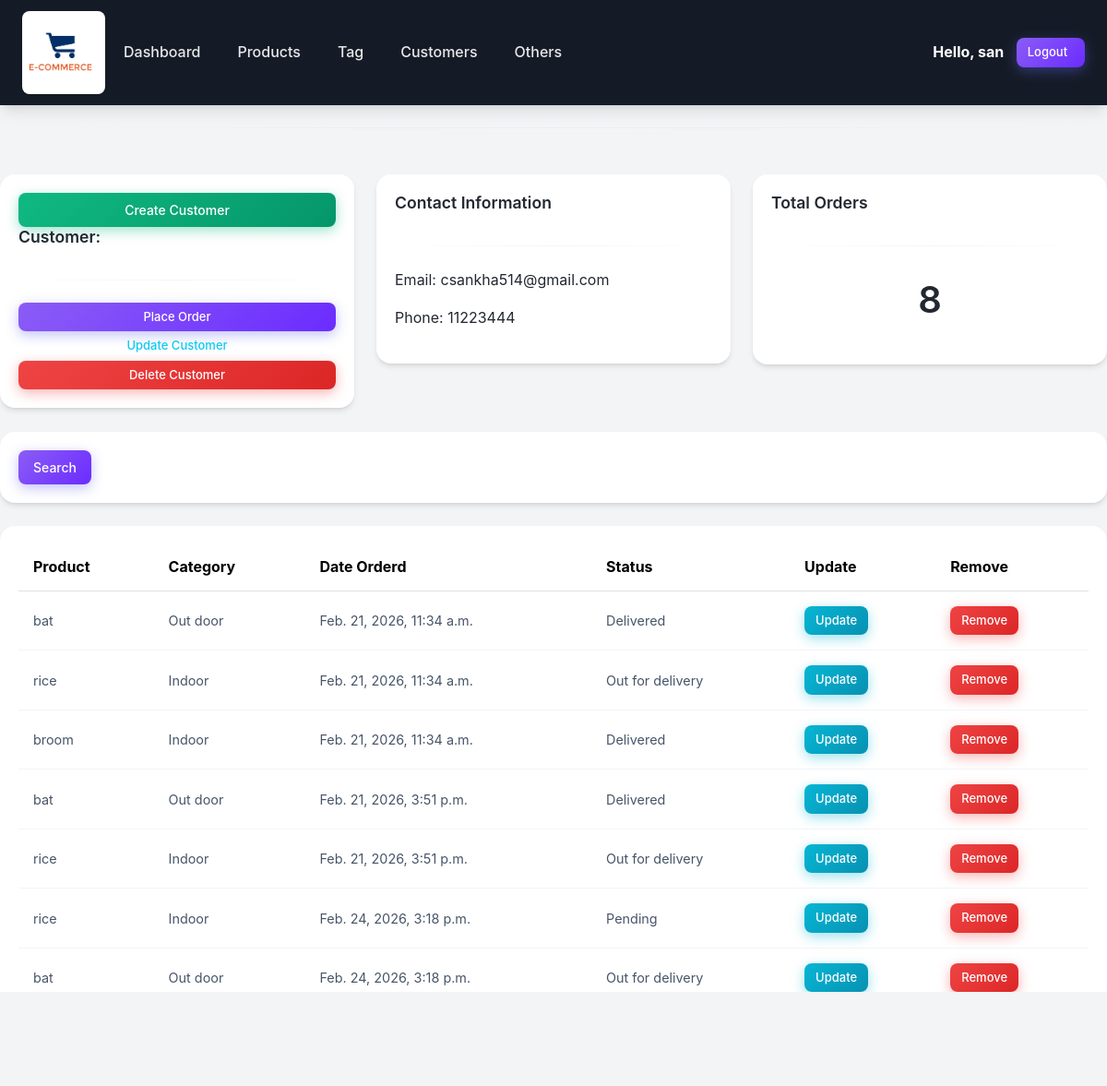
The page /customer/2/ (signed in) on the database its author committed.
### acc/models.py (models this page shows, shortened)
class Customer(models.Model):
    name=models.CharField(max_length=200,null=True)
    phone=models.CharField(max_length=200,null=True)
    email=models.CharField(max_length=200,null=True)
    date_created=models.DateTimeField(auto_now_add=True)

class Order(models.Model):
    STATUS = (
        ('Pending','Pending'),
        ('Out for delivery','Out for delivery'),
        ('Delivered','Delivered'),
    )
    customer=models.ForeignKey(Customer,null=True,on_delete=models.CASCADE)
    product=models.ForeignKey(Product,null=True,on_delete=models.CASCADE)
    date_created=models.DateTimeField(auto_now_add=True,null=True)
    status=models.CharField(max_length=100,null=True, choices=STATUS)

class Product(models.Model):
    CATEGORY=(
        ('Indoor','Indoor'),
        ('Out door','Out door'),
    )
    name=models.CharField(max_length=200,null=True)
    price=models.FloatField(null=True)
    category=models.CharField(max_length=200,null=True,choices=CATEGORY)
    description=models.CharField(max_length=250,null=True,blank=True)
    date_created=models.DateTimeField(auto_now_add=True,null=True)
    pic=models.ImageField(blank=True,upload_to="product_image/")
    tags=models.ManyToManyField(Tag)
    def __str__(self):
        return self.name

### acc/views.py (the view)
# urls.py: path('customer/<int:pk_test>/',views.customer,name='customer'),
@login_required(login_url='login')
def customer(request,pk_test):
    customer=Customer.objects.get(id=pk_test)
    orders=customer.order_set.all()
    order_count=orders.count()
    context={
            'customer':customer,
            'orders':orders,
            'order_count':order_count
             }
    return render(request,'acc/customer.html',context)

### template/acc/customer.html (shortened to what this page needs)
{%  extends 'base.html' %}
{% load static %}
{% block content %}
	<br>
<div class="row">
	<div class="col-md">
		<div class="card card-body">
			<a class="btn btn-success btn-block" href="{% url 'create_customer' %}">
				Create Customer
			</a>
			<h5>Customer:</h5>
			<hr>
			<a class="btn btn-primary btn-sm" href="{% url 'create_order_customer' customer.id %}">
				Place Order
			</a>
			<a class="btn btn-outline-info  btn-sm btn-block" href="{% url 'update_customer' customer.id %}">Update Customer</a>
			<a class="btn btn-danger btn-sm" href="{% url 'delete_customer' customer.id %}">
				Delete Customer
			</a>
		</div>
	</div>
	<div class="col-md">
		<div class="card card-body">
			<h5>Contact Information</h5>
			<hr>
			<p>Email: {{customer.email}}</p>
			<p>Phone: {{customer.phone}}</p>
		</div>
	</div>
	<div class="col-md">
		<div class="card card-body">
			<h5>Total Orders</h5>
			<hr>
			<h1 style="text-align: center;padding: 10px">{{order_count}}</h1>
		</div>
	</div>
</div>
<br>
<div class="row">
	<div class="col">
		<div class="card card-body">
			<form method="get">
		    <button class="btn btn-primary" type="submit">Search</button>
		  </form>
		</div>
	</div>
</div>
<br>
<div class="row">
	<div class="col-md">
		<div class="card card-body">
			<table class="table table-sm">
				<tr>
					<th>Product</th>
					<th>Category</th>
					<th>Date Orderd</th>
					<th>Status</th>
					<th>Update</th>
					<th>Remove</th>
				</tr>
				{% for order in orders %}
				<tr>
					<td>{{order.product}}</td>
					<td>{{order.product.category}}</td>
					<td>{{order.date_created}}</td>
					<td>{{order.status}}</td>
					<td><a class="btn btn-sm btn-info" href="">Update</a></td>
					<td><a class="btn btn-sm btn-danger" href="">Remove</a></td>
				</tr>
				{% endfor %}
			</table>
		</div>
	</div>
</div>
{% endblock %}

### template/navbar.html (shortened to what this page needs)
{% load static %}
<nav class="navbar navbar-expand-lg navbar-dark bg-dark">
  <img src="{% static 'images/ecommerce.jpg' %}" height="120" width="90">
  <div class="collapse navbar-collapse" id="navbarNav">
    <ul class="navbar-nav">
      <li class="nav-item active">
        <a class="nav-link" href="{% url 'home' %}">Dashboard</a>
      </li>
      <li class="nav-item">
        <a class="nav-link" href="{% url 'product' %}">Products</a>
      </li>
      <li class="nav-item">
        <a class="nav-link" href="{% url 'tag' %}">Tag</a>
      </li>
      <li class="nav-item">
        <a class="nav-link" href="{% url 'customers' %}">Customers</a>
      </li>
      <li class="nav-item">
        <a class="nav-link" href="{% url 'image' %}">Others</a>
      </li>
    </ul>
  </div>
  <span class="hello-msg text-white"><strong>Hello,</strong><strong> {{request.user}}</strong>&nbsp;&nbsp;&nbsp; </span>
  <span><a class="btn btn-primary btn-sm" href="{% url 'logout' %}">Logout&nbsp;&nbsp;</a></span>
</nav>

### static/css/style.css (style rules this page uses)
:root { --primary-color: #8b5cf6; --primary-dark: #6b2cff; --primary-light: #a77dff; --secondary-color: #64748b; --success-color: #10b981; --warning-color: #f59e0b; --danger-color: #ef4444; --info-color: #06b6d4; --dark-color: #151b26; --light-color: #f3f4f6; --white: #ffffff; --black: #000000; --gray-100: #f1f5f9; --gray-200: #e2e8f0; --gray-300: #cbd5e1; --gray-400: #94a3b8; --gray-500: #64748b; --gray-600: #475569; --gray-700: #222831; --shadow-sm: 0 1px 2px 0 rgb(0 0 0 / 0.05); --shadow-md: 0 4px 6px -1px rgb(0 0 0 / 0.1), 0 2px 4px -2px rgb(0 0 0 / 0.1); --shadow-lg: 0 10px 15px -3px rgb(0 0 0 / 0.1), 0 4px 6px -4px rgb(0 0 0 / 0.1); --shadow-xl: 0 20px 25px -5px rgb(0 0 0 / 0.1), 0 8px 10px -6px rgb(0 0 0 / 0.1); --radius-sm: 0.375rem; --radius-md: 0.5rem; --radius-lg: 0.75rem; --radius-xl: 1rem; --transition: all 0.3s ease; }
* { margin: 0; padding: 0; box-sizing: border-box; }
body { background: var(--light-color); color: var(--gray-700); font-family: 'Inter', -apple-system, BlinkMacSystemFont, 'Segoe UI', Roboto, sans-serif; min-height: 100vh; line-height: 1.6; }
.navbar { background: var(--dark-color) !important; padding: 0.75rem 1.5rem; box-shadow: var(--shadow-lg); }
.navbar-dark .navbar-nav .nav-link { color: rgba(255, 255, 255, 0.9); font-weight: 500; padding: 0.5rem 1rem; border-radius: var(--radius-md); transition: var(--transition); margin: 0 0.25rem; }
.card { border: none; border-radius: var(--radius-xl); box-shadow: var(--shadow-md); transition: var(--transition); background: var(--white); overflow: hidden; }
.card-body { padding: 1.25rem; }
.table { margin-bottom: 0; width: 100%; }
.table tbody td { padding: 1rem; vertical-align: middle; border-bottom: 1px solid var(--gray-100); color: var(--gray-600); font-size: 0.9rem; }
.table tbody tr { transition: var(--transition); }
.table-sm td, .table-sm th { padding: 0.75rem 1rem; }
.btn { font-weight: 500; padding: 0.5rem 1rem; border-radius: var(--radius-md); transition: var(--transition); font-size: 0.875rem; border: none; cursor: pointer; text-decoration: none; display: inline-block; }
.btn-primary { background: linear-gradient(135deg, var(--primary-color) 0%, var(--primary-dark) 100%); color: var(--white); box-shadow: 0 4px 14px rgba(99, 102, 241, 0.4); }
.btn-success { background: linear-gradient(135deg, var(--success-color) 0%, #059669 100%); color: var(--white); box-shadow: 0 4px 14px rgba(16, 185, 129, 0.4); }
.btn-info { background: linear-gradient(135deg, var(--info-color) 0%, #0891b2 100%); color: var(--white); box-shadow: 0 4px 14px rgba(6, 182, 212, 0.4); }
.btn-danger { background: linear-gradient(135deg, var(--danger-color) 0%, #dc2626 100%); color: var(--white); box-shadow: 0 4px 14px rgba(239, 68, 68, 0.4); }
.btn-sm { padding: 0.375rem 0.75rem; font-size: 0.8125rem; }
.btn-block { display: block; width: 100%; text-align: center; }
img { max-width: 100%; height: auto; border-radius: var(--radius-md); box-shadow: var(--shadow-sm); transition: var(--transition); }
h1, h2, h3, h4, h5, h6 { color: var(--gray-700); font-weight: 600; margin-bottom: 1rem; }
h5 { font-size: 1.1rem; color: var(--gray-700); margin-bottom: 0.75rem; }
a { text-decoration: none; transition: var(--transition); }
hr { border: none; height: 1px; background: linear-gradient(90deg, transparent, var(--gray-300), transparent); margin: 1.5rem 0; }
.row { margin: 0 -0.75rem; }
.row > [class*="col"] { padding: 0 0.75rem; }
.card { animation: fadeInUp 0.5s ease forwards; }
.col-md .card:nth-child(1) { animation-delay: 0.05s; }

### rows shown on the page
Customer: email "csankha514@gmail.com", phone "11223444"
Order: product "bat", product.category "Out door", date_created "Feb. 21, 2026, 11:34 a.m.", status "Delivered"
Order: product "rice", product.category "Indoor", date_created "Feb. 21, 2026, 11:34 a.m.", status "Out for delivery"
Order: product "broom", product.category "Indoor", date_created "Feb. 21, 2026, 11:34 a.m.", status "Delivered"
Order: product "bat", product.category "Out door", date_created "Feb. 21, 2026, 3:51 p.m.", status "Delivered"
Order: product "rice", product.category "Indoor", date_created "Feb. 21, 2026, 3:51 p.m.", status "Out for delivery"
Order: product "rice", product.category "Indoor", date_created "Feb. 24, 2026, 3:18 p.m.", status "Pending"
Order: product "bat", product.category "Out door", date_created "Feb. 24, 2026, 3:18 p.m.", status "Out for delivery"

### other values the page prints
{{ request.user }} "san"
{{ order_count }} "8"
